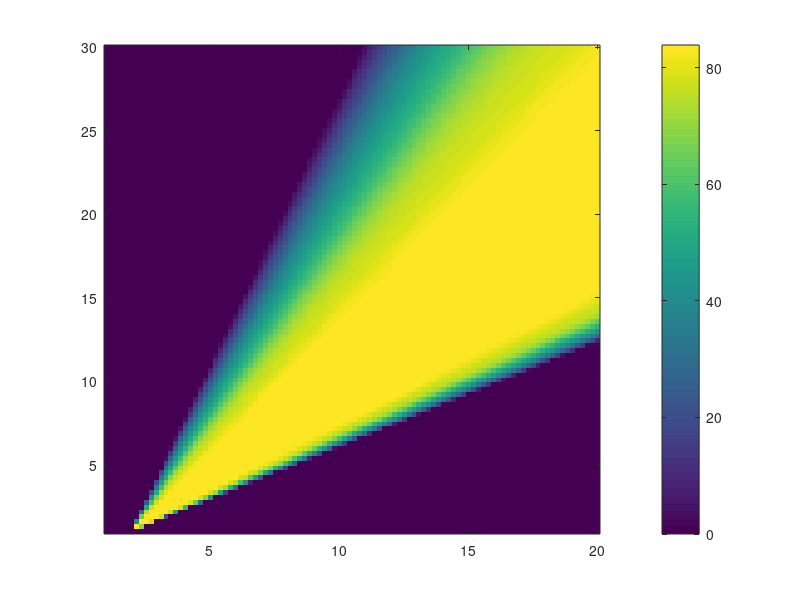
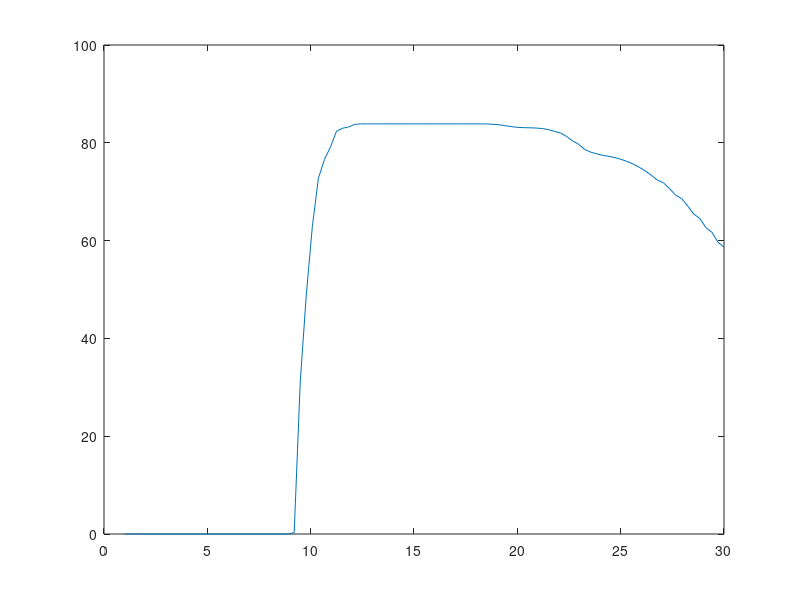

The MATLAB script that drew these images, in order:
% Estimate the entropy map based on the nearest neighbor approach
% This truns out to be similar to the mean field approach, which we found
% exact
clear variables
close all
warning off

% Parameters of the system
gridsize = 11;
N = gridsize^2;
a0 = 1;
Rcell = 0.2*a0;
K_vec = linspace(1,20,100);
Son_vec = linspace(1,30,100);
save = 0;
fig_file = 'sphere_a0_2_regions';

% hexagonal lattice

L0 = 1.5*a0;
N0 = 7;

Acell = 0.5*sqrt(3)*a0^2;
alpha = 2*pi*Rcell*exp(Rcell)/Acell;
L = sqrt(Acell*(N-N0)/pi + L0^2);

beta1 = Rcell*exp(Rcell-a0)/a0;
beta2 = alpha*(exp(-L0)-exp(-L));
fN = 6*beta1 + beta2;

[K, Son] = meshgrid(K_vec, Son_vec);
omega = zeros(size(K));

for Non = 0:N
    probs = hygepdf(0:6,121,60,6);
    p = Non/N;
    numON = (((K-Son-fN)./(Son - 1) - (p-1/N)*beta2)./(beta1-beta2/N));
    numOFF = (((K-1-fN)./(Son - 1) - p*beta2)./(beta1-beta2/N));
    
    probON = zeros(size(numON));
    probOFF = zeros(size(numOFF));
    for i = 0:min(6, Non)
        % Calculate probability P(Y>K)
        idxON = numON <= i;
        probON(idxON) = probON(idxON) + probs(i+1);
        % Calculate probability P(Y<K)
        idxOFF = numOFF >= i;
        probOFF(idxOFF) = probOFF(idxOFF) + probs(i+1);
    end

    omegak = (probON.^Non).*(probOFF.^(N-Non));
    omega = omega + omegak*nchoosek(N, Non);
end

omega(omega < 1) = 1;
figure(1)
imagesc(K_vec, Son_vec, log(omega))
set(gca, 'ydir', 'normal')
colorbar

figure(2)
plot(Son_vec, log(omega(K<15.1 & K>15)))
        